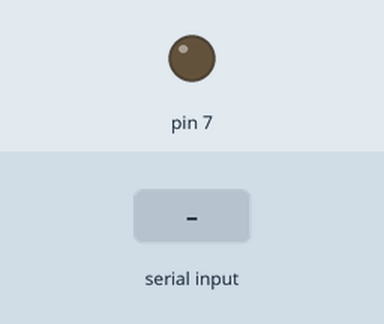
Recording of a sketch running on a simulated Arduino Uno, built with avr-gcc and run on an emulated ATmega328P. On the bench: output pins drawn as LEDs (lit = HIGH). Inputs (shaded band) come from the test bench.

Above: at 1.2 s.
1.3 s: "H" received over Serial
At 1.6 s:
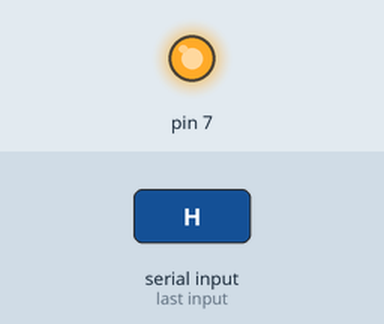
2.8 s: "L" received over Serial
At 3.9 s:
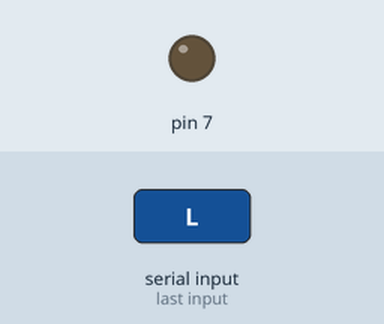
Timing chart, 0 to 5.8 s (numbered marks = the images above; inputs shaded):
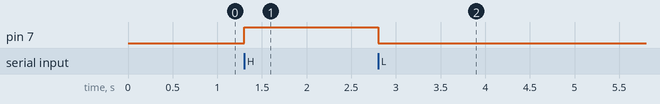

The sketch:

bluetooth_e_led.ino
```cpp
void setup ()
{
  Serial.begin(9600);
  pinMode (7, OUTPUT);
}
void loop ()
{
  char c = Serial.read();
  if (c == 'H')
  {
    digitalWrite (7, HIGH);
  }
  if (c == 'L')
  {
    digitalWrite (7, LOW);
  }
}
```

Measured:
- after the input at 1.3 s, pin 7: LOW → HIGH at once
- after the input at 2.8 s, pin 7: HIGH → LOW at once
